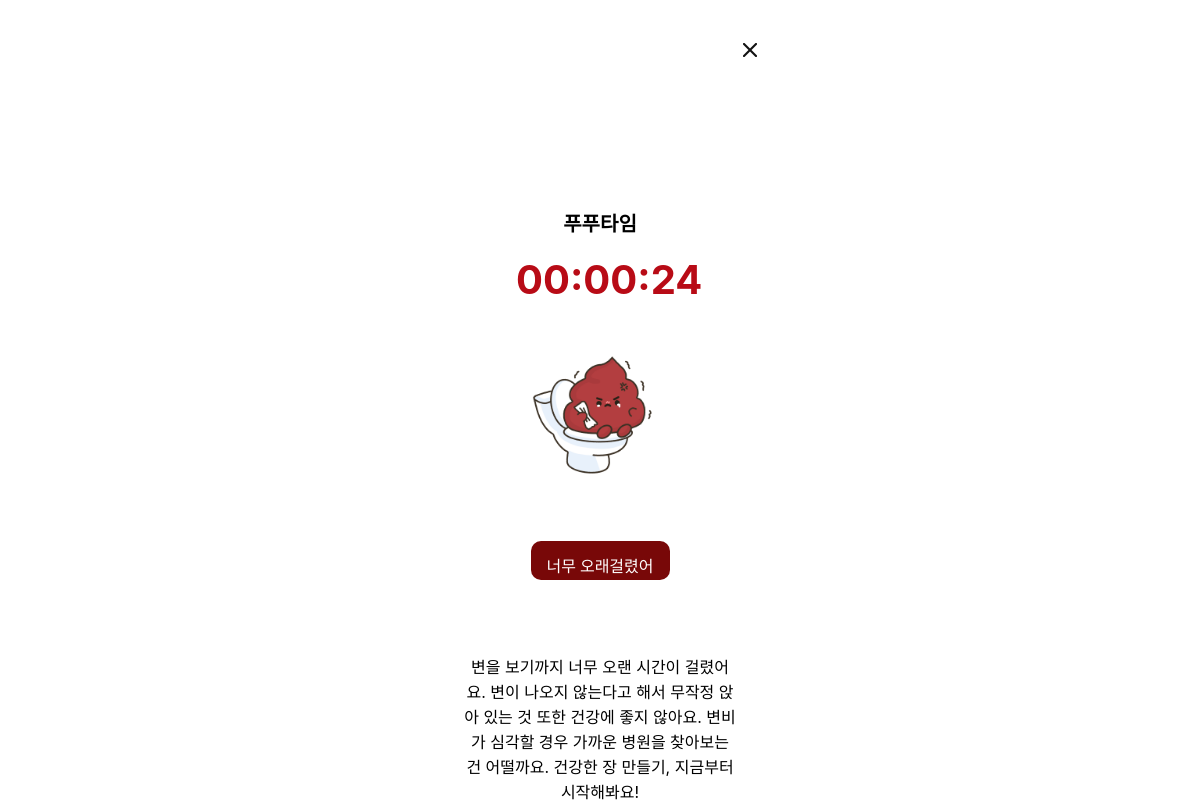
The page /detail/72 on the database its author committed.
### recordApp/models.py (models this page shows)
class Post(models.Model):
    date = models.DateTimeField(auto_now_add = True)
    hour = models.IntegerField(null=True)
    minute = models.IntegerField(null=True)
    sec = models.IntegerField(null=True)

### recordApp/views.py (the view)
# urls.py: path('detail/<int:time_id>', record_views.detail, name='detail')
def detail(request, time_id):
    post_detail = get_object_or_404(Post, pk=time_id)
    return render(request, 'detail.html',{'post':post_detail})

### recordApp/templates/detail.html (shortened to what this page needs)
{% load static %}
<!DOCTYPE html>
<html lang="en">
    <head>
        <link href="{% static 'css/detail.css' %}" rel="stylesheet" type="text/css" />
    </head>
    <body>
        <div class='bigbox'>
            <a href="{%url 'home' %}">
                <img id='x' src="{% static 'img/x.png' %}"/>
            </a>
            <h1>푸푸타임</h1>
            {% if post.sec <= 5 %}
            <h2 style="color: #3450E2;">0{{post.hour}}:0{{post.minute}}:{{post.sec}}</h2>
            <div>
                <img src="{% static 'img/p1.png' %}">
                <br>
                <span style="background-color: #4E67C0;" >쾌변하셨나보군요!</span>
                <p>
                    짧은 시간 안에 볼일을 다 봤군요.
                    쾌변을 축하드려요!
                    앞으로도 오늘만큼 쾌변할 수 있도록
                    충분한 수분과 질 좋은 영양을 섭취하도록
                    함께 노력해보아요.
                </p>
            </div>
            {%elif post.sec <= 25%}
            <h2 style="color: #B80B16;">0{{post.hour}}:0{{post.minute}}:{{post.sec}}</h2>
            <div>
                <img src="{% static 'img/p5.png' %}">
                <span style="background-color: #780808;">너무 오래걸렸어요</span>
                <p>
                    변을 보기까지 너무 오랜 시간이 걸렸어요.
                    변이 나오지 않는다고 해서
                    무작정 앉아 있는 것 또한 건강에 좋지 않아요.
                    변비가 심각할 경우
                    가까운 병원을 찾아보는 건 어떨까요.
                    건강한 장 만들기, 지금부터 시작해봐요!
                </p>
            </div>
            {%endif%}
        </div>
    </body>
</html>

### static/css/detail.css (style rules this page uses)
html { height: 100%; }
body { max-width: 375px; max-height: 1185px; height: 100%; text-align: center; margin: 0 auto; }
h1 { width: 74px; height: 24px; margin: 0 auto; margin-top: 40%; font-family: 'Inter'; font-style: normal; font-weight: 600; font-size: 20px; line-height: 24px; color: #000000; }
h2 { font-weight: bold; margin: 0 auto; margin-top: 20px; width: 168px; height: 48px; font-family: 'Inter'; font-size: 40px; line-height: 48px; color: #000000; }
img { margin: 0 auto; width: 200px; height: 200px; display: block; }
span { display: block; width: 115px; height: 15px; margin: 0 auto; margin-top: 10%; padding: 12px; text-align: center; background: #4E67C0; border-radius: 10px; color: white; }
p { width: 273px; height: 119px; margin: 0 auto; margin-top: 20%; font-family: 'Inter'; font-style: normal; font-weight: 400; font-size: 16px; line-height: 25px; text-align: center; color: #000000; }
#x { padding-left: 80%; padding-top: 10%; width: 24px; height: 24px; left: 321px; top: 37px; }

### rows shown on the page
Post: hour "0", minute "0", sec "24"
